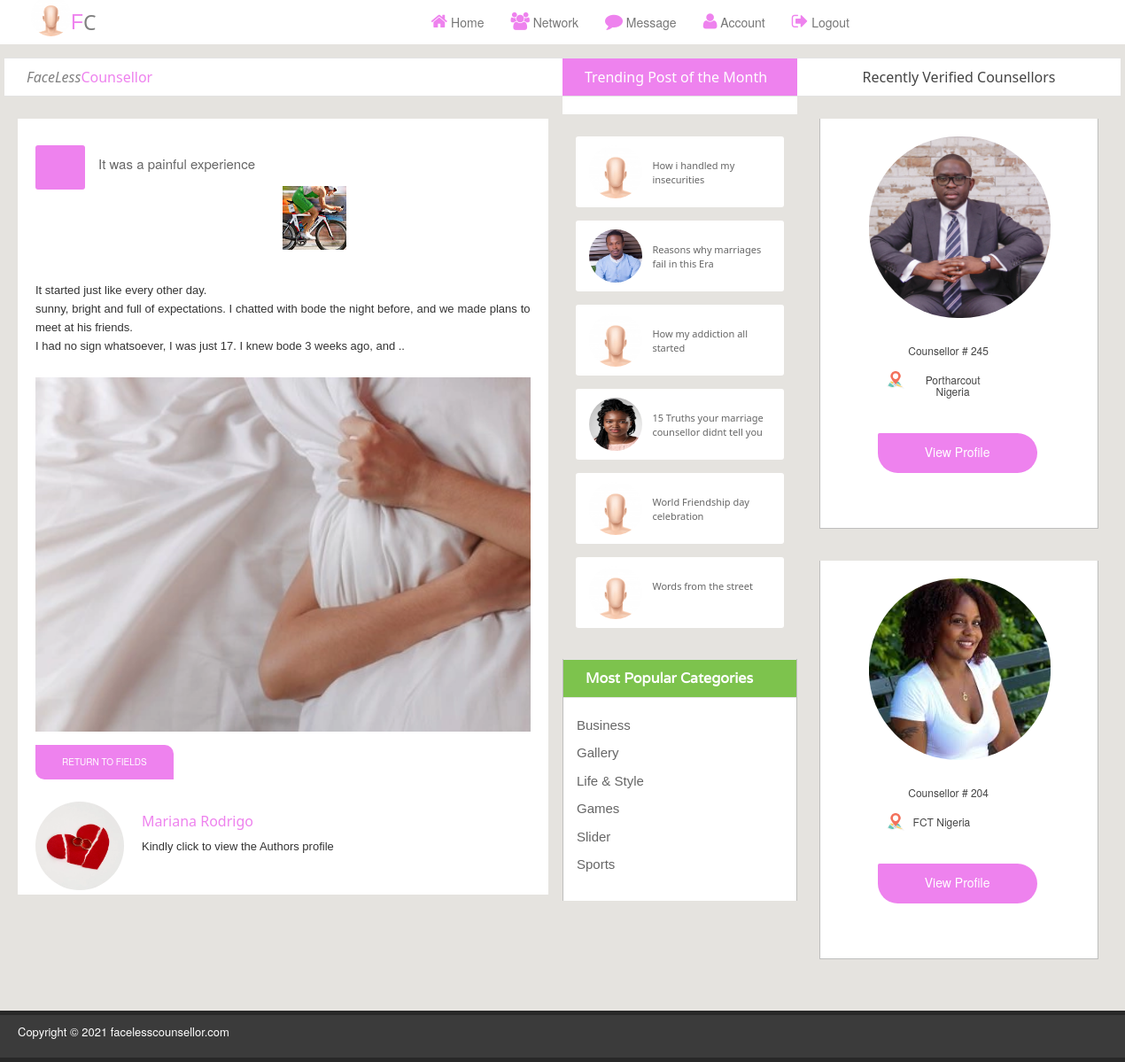
The page /post_detail/8 (signed in) on the database its author committed.
### fc/models.py (models this page shows)
class Posts(db.Model, UserMixin):
    id = db.Column(db.Integer, primary_key=True)
    poster_username = db.Column(db.String(255), nullable=False)
    poster_email = db.Column(db.String(255), nullable=False)
    poster_img = db.Column(db.String(255), nullable=False)
    post_id = db.Column(db.String(255), nullable=True)
    post_title = db.Column(db.String(255), nullable=True)
    post_desc = db.Column(db.String(255), nullable=True)
    post_img = db.Column(db.String(255), nullable=True)
    post_like = db.Column(db.String(255), nullable=True)
    post_relate = db.Column(db.String(255), nullable=True)
    post_message = db.Column(db.String(255), nullable=True)
    post_trend = db.Column(db.String(255), nullable=True)
    posted_date = db.Column(db.DateTime(), default=datetime.utcnow)
    post_status = db.Column(db.String(255), nullable=True, default= 0)
    completed_at = db.Column(db.DateTime(), default=datetime.utcnow)
    status = db.Column(db.String(255), nullable=True, default= 0)
    active = db.Column(db.Boolean())
    confirmed_at = db.Column(db.DateTime())

class Worker(db.Model, UserMixin):
    id = db.Column(db.Integer, primary_key=True)
    fc_id = db.Column(db.String(255), nullable=False)
    name = db.Column(db.String(255), nullable=False)
    email = db.Column(db.String(255), unique=True, nullable=False)
    phone = db.Column(db.String(255), unique=True, nullable=False)
    role = db.Column(db.String(255), nullable=False)
    gender = db.Column(db.String(255), nullable=False)
    date_of_birth =db.Column(db.String(255), nullable=True)
    country = db.Column(db.String(255), nullable=True)
    city = db.Column(db.String(255), nullable=True)
    age = db.Column(db.String(255), nullable=True)
    about = db.Column(db.String(255), nullable=True)
    id_card = db.Column(db.String(255), nullable=True)
    marrital_status = db.Column(db.String(255), nullable=True)
    education = db.Column(db.String(255), nullable=True)
    religion = db.Column(db.String(255), nullable=True)
    languages = db.Column(db.String(255), nullable=True)
    hobbies = db.Column(db.String(255), nullable=True)
    number_of_jobs = db.Column(db.String(255), nullable=True)
    stars = db.Column(db.String(255), nullable=True)
    fc_image = db.Column(db.String(255), nullable=True, default='default.jpg')
    image = db.Column(db.String(255), nullable=True, default='default.jpg')
    completed_at = db.Column(db.DateTime(), default=datetime.utcnow)
    status = db.Column(db.String(255), nullable=True, default= 0)
    active = db.Column(db.Boolean())
    confirmed_at = db.Column(db.DateTime())

### fc/routes.py (the view)
@app.route('/post_detail/<int:post_id>')
@login_required
def post_detail(post_id):
  page = request.args.get('page', 1, type=int)
  post= Posts.query.get(post_id)
  posts = Posts.query.filter_by(post_id= post.post_id)
  workers = Worker.query.order_by(Worker.completed_at.desc()).paginate(page = page,  per_page=2)
  return render_template('/post_detail.html',  posts = posts, workers=workers)

### fc/__init__.py (called while the page is built)
@login_manager.user_loader
def load_user(user_id):
	return User.query.get(int(user_id))

### fc/momentjs.py (called while the page is built)
    def render(self, format):
        return Markup(
            "<script>\ndocument.write(moment(\"%s\").%s);\n</script>" %
            (self.timestamp.strftime("%Y-%m-%dT%H:%M:%S Z"), format))

    def format(self, fmt):
        return self.render("format(\"%s\")" % fmt)

### fc/templates/post_detail.html (shortened to what this page needs)
<!DOCTYPE html>
<html>
<head>
<link rel="stylesheet" href="/static/field_style/assets/css/bootstrap.min.css">
<link rel="stylesheet" href="/static/field_style/assets/css/font-awesome.min.css">
<link rel="stylesheet" href="/static/field_style/assets/css/font.css">
<link rel="stylesheet" href="/static/field_style/assets/css/animate.css">
<link rel="stylesheet" href="/static/field_style/assets/css/structure.css">
</head>
<body>
<header id="header" style="position: fixed;z-index: 9000; background-color: white;">
  <div class="container" >
    <nav class="navbar navbar-default" role="navigation" style="background-color:#ffffff;border:none">
      <div class="container-fluid" style="background-color:#ffffff;border:none">
        <div class="navbar-header" style="background-color:#ffffff;border:none">
          <a class="navbar-brand" href="{{url_for('fields')}}" style="display: flex; font-family: Verdana, Geneva, Tahoma, sans-serif;">
            <img class="border-2 shadow-lg" src="/static/field_style/assets/img/mee.jpg" alt="logo" style="width:45px;height:45px; border-radius: 100px;margin-top: -19px;font-family:sans-serif; color:violet" ><span style="color: violet;">F</span><span style="font-weight: 100; color:gray; font-family: system-ui">C</span></a> </div>
        <div id="navbar" class="navbar-collapse collapse">
          <ul class="nav navbar-nav custom_na" style="justify-content: space-between;position: absolute; right:30px;background-color:white;" >
            <li ><a href="{{url_for('home')}}"><i class="fa fa-home" style="color:Violet; font-size: 20px;margin-top:-9px"></i>   Home</a></li>
            <li><a href="#"><i class="fa fa-users" style="color:Violet; font-size: 20px;margin-top:-9px"></i> Network</a></li>
            <li><a href="#"><i class="fa fa-comment" style="color:Violet; font-size: 20px;margin-top:-9px"></i> Message</a></li>
            <li><a href="{{url_for('profile')}}"><i class="fa fa-user" style="color:Violet; font-size: 20px;margin-top:-9px"></i> Account</a></li>
             <li><a href="{{url_for('logout')}}"><i class="fa fa-sign-out" style="color:Violet; font-size: 20px;margin-top:-9px"></i> Logout</a></li>
          </ul>
        </div>
      </div>
    </nav>
  </div>
</header>
<section id="contentbody">
  <div class="container border-2 shadow-lg">
    <div class="row">
      <div class=" col-sm-12 col-md-6 col-lg-6">
        <div class="row border-2 shadow-lg">
          <div class="leftbar_content">
            <h2 style="font-weight: 100;font-family: system-ui;color:grey;font-style: italic;"> FaceLess<span style="font-weight:400; color:violet; font-style: initial;">Counsellor</span></h2>
             {% for post in posts %}
            <div class="singlepost_area;">
              <div class="singlepost_content border-2 shadow-lg" > <span class="stuff_date" style="background-color: violet; font-size: 8px; padding:15px 10px; text-align: center"></span>
                <div style="position:relative;"><a style="text-decoration:none; font-size: 15px">{{post.post_title}} </a></div>
                <img class="img-center" src="../images/hot_img1.jpg" alt="">
                <p style="white-space: pre-line">
                  {{post.post_desc}}
                </p>
                <div class="single_stuff_img border-2 shadow-lg" > <a >
               {% if 'mp4' in post.post_img %}
                        <video  class="img-view-video border-2 shadow-lg" style="border: 1px solid #f0f0f5"  controls>
                            <source src={{url_for('static', filename='user_uploads/' + post.post_img)}} type="video/mp4" class="img-view-video border-2 shadow-lg" allowfullscreen>
                            Your browser does not support the video tag.
                          </video>
                          {% else %}
                         <img class="img-view border-2 shadow-lg" src="{{url_for('static', filename='user_uploads/' + post.post_img)}}" alt="" style="z-index: -1">
                         {% endif %}
                </a> </div>
                <div class="sin5lepage_pagination"> <a class="previous_btn" href="{{url_for('fields')}}" style="background-color: violet;border:none; color:#ffffff; font-size:10px ;  padding:12px 30px;">Return to Fields</a>  </div>
                <div class="author border-2 shadow-lg" style="margin-top: 10px;" id="md-author">
                <a href="{{url_for('user_detail',  email = post.poster_email)}}"><img src="{{url_for('static', filename='user_uploads/' + post.poster_img)}}" alt="" id="md-author-img">
                </a>
                 <h3 id="md-author-title"><a href="{{url_for('user_detail',  email = post.poster_email)}}" style="font-size: 16px;font-family: system-ui"><span style="text-transform: capitalize;color:violet">{{post.poster_username}}</span></a></h3>
                  <div class="author_details" >
                    <div>
                     <a href="{{url_for('user_detail',  email = post.poster_email)}}">
                    <p style="min-width: 300px">Kindly click to view the Authors profile </p>
                    </a>
                    </div>
                  </div>
                </div>
              </div>
            </div>
              {% endfor %}
          </div>
        </div>
      </div>
      <div class="col-sm-6 col-md-2 col-lg-2">
        <div class="row">
          <div class="middlebar_content">
            <h2 class="violet_bg" style="background-color: violet; font-family: system-ui;font-weight:100">Trending Post of the Month</h2>
            <div class="middlebar_content_inner wow fadeInUp" style="margin-top:20px;border:none; background-color: #e5e3df;">
              <ul class="middlebar_nav " style="background-color: red;">
                <li class="card border-1 shadow-lg" style="border-radius: 3px; background-color: #ffffff;padding:10px 15px">
                   <a class="mbar_thubnail" href="#">
                     <img src="/static/field_style/assets/img/mee.jpg" alt="" style="border-radius: 100px;width: 60px; height:60px;padding-bottom:0px;">
                    </a>
                     <a class="mbar_title" href="#" style="font-family: system-ui;font-size: 11px;padding-top: 10px;font-weight:100;">How i handled my insecurities</a>
                </li>
                <li class="card border-1 shadow-lg" style="border-radius: 3px; background-color: #ffffff;padding:10px 15px">
                  <a class="mbar_thubnail" href="#">
                    <img src="/static/field_style/assets/img/mec013.jpg" alt="" style="border-radius: 100px;width: 60px; height:60px;padding-bottom:0px;">
                   </a>
                    <a class="mbar_title" href="#" style="font-family: system-ui;font-size: 11px;padding-top: 10px;font-weight:100;">Reasons why marriages fail in this Era</a>
                <li class="card border-1 shadow-lg" style="border-radius: 3px; background-color: #ffffff;padding:10px 15px">
              <a class="mbar_thubnail" href="#">
                <img src="/static/field_style/assets/img/mee.jpg" alt="" style="border-radius: 100px;width: 60px; height:60px;padding-bottom:0px;">
               </a>
                <a class="mbar_title" href="#" style="font-family: system-ui;font-size: 11px;padding-top: 10px;font-weight:100;">How my addiction all started</a>
                </li>
              </li>
              <li class="card border-1 shadow-lg" style="border-radius: 3px; background-color: #ffffff;padding:10px 15px">
                <a class="mbar_thubnail" href="#">
                  <img src="/static/field_style/assets/img/girl3.jpg" alt="" style="border-radius: 100px;width: 60px; height:60px;padding-bottom:0px;">
                </a>
                  <a class="mbar_title" href="#" style="font-family: system-ui;font-size: 11px;padding-top: 10px;font-weight:100;">15 Truths your marriage counsellor didnt tell you</a>
            </li>
              <li class="card border-1 shadow-lg" style="border-radius: 3px; background-color: #ffffff;padding:10px 15px">
                  <a class="mbar_thubnail" href="#">
                    <img src="/static/field_style/assets/img/mee.jpg" alt="" style="border-radius: 100px;width: 60px; height:60px;padding-bottom:0px;">
                  </a>
                    <a class="mbar_title" href="#" style="font-family: system-ui;font-size: 11px;padding-top: 10px;font-weight:100;">World Friendship day celebration</a>
              </li>
              <li class="card border-1 shadow-lg" style="border-radius: 3px; background-color: #ffffff;padding:10px 15px">
                <a class="mbar_thubnail" href="#">
                  <img src="/static/field_style/assets/img/mee.jpg" alt="" style="border-radius: 100px;width: 60px; height:60px;padding-bottom:0px;">
                </a>
                  <a class="mbar_title" href="#" style="font-family: system-ui;font-size: 11px;padding-top: 10px;font-weight:100;">Words from the street</a>
              </li>
              </ul>
            </div>
            <div class="popular_categori  wow fadeInUp">
              <h2 class="limeblue_bg">Most Popular Categories</h2>
              <ul class="poplr_catgnva">
                <li><a href="#">Business</a></li>
                <li><a href="#">Gallery</a></li>
                <li><a href="#">Life &amp; Style</a></li>
                <li><a href="#">Games</a></li>
                <li><a href="#">Slider</a></li>
                <li><a href="#">Sports</a></li>
              </ul>
            </div>
          </div>
        </div>
      </div>
      <div class="col-sm-6 col-md-4 col-lg-4">
        <div class="row">
          <div class="rightbar_content">
            <div class="single_blog_sidebar wow fadeInUp">
              <h2 style="text-transform: capitalize;font-family: system-ui;font-weight: 100; text-align: center;">Recently Verified Counsellors</h2>
             <ul class="featured_nav">
              {% for worker in workers.items %}
                <li>
                  <div class="col-md-6 col-lg-3 border-1 shadow-sm" style="max-width:300px;">
                  <div class="block-pricing border-1 shadow-sm" style="justify-content: center;padding:10px 30px ">
                    <a href="{{url_for('detail', fc_id = worker.id)}}">
                     <img src="{{url_for('static', filename='user_uploads/' + worker.fc_image)}}" style="height:205px; width:205px;margin:10px 10px;border-radius: 100px; object-fit: cover;" alt="About" ></a>
                       <center>
                          <h4 style="font-size:12px; text-align: center; margin:20px 50px;width:100px;">{{worker.role}} # {{worker.fc_id}}</h4>
                          <h4 style="display:flex; font-size:12px;text-align: center; margin: 20px;width:130px;"><img src="/static/field_style/assets/img/locc.png" style="width: 20px; height:20px; margin:-3px 10px"> {{worker.city}}  {{worker.country}}</h4>
                       </center>
                        <div class="table_btn">
                          <a href="{{url_for('detail', fc_id = worker.id)}}" class="btn" style="margin:20px;font-size: 14px; background-color:violet;padding:10px; width:180px; height:45px;color:#ffffff;border-bottom-right-radius: 50px; border-bottom-left-radius:50px; border-top-right-radius:50px; font-weight:100"></i> View Profile</a>
                       </div>
                    </div>
                </div >
                </li>
                 {% endfor %}
              </ul>
            </div>
          </div>
        </div>
      </div>
    </div>
  </div>
</section>
<footer id="footer">
  <div class="container">
    <div class="row">
      <div class="col-md-12">
        <div class="footer_inner">
         <center><p class="pull-left">Copyright &copy; 2021 facelesscounsellor.com</p></center>
        </div>
      </div>
    </div>
  </div>
</footer>
</body>
</html>

### fc/templates/post_detail.html (style rules this page uses)
.img-view { height:400px; width:570px; border-radius: 0px; object-fit:cover; background-color: #ffffff; }

### rows shown on the page
Posts: post_title "It was a painful experience", post_desc "It started just like every other day. sunny, bright and full of expectations. I chatted with bode the night before, and we made plans to meet at his friends. I had no sign whatsoever, I was just 17. I knew bode 3 weeks ago, and ..", post_img (picture), poster_img (picture), poster_username "Mariana Rodrigo"
Worker: fc_image (picture), role "Counsellor", fc_id "245", city "Portharcout", country "Nigeria"
Worker: fc_image (picture), role "Counsellor", fc_id "204", city "FCT", country "Nigeria"
